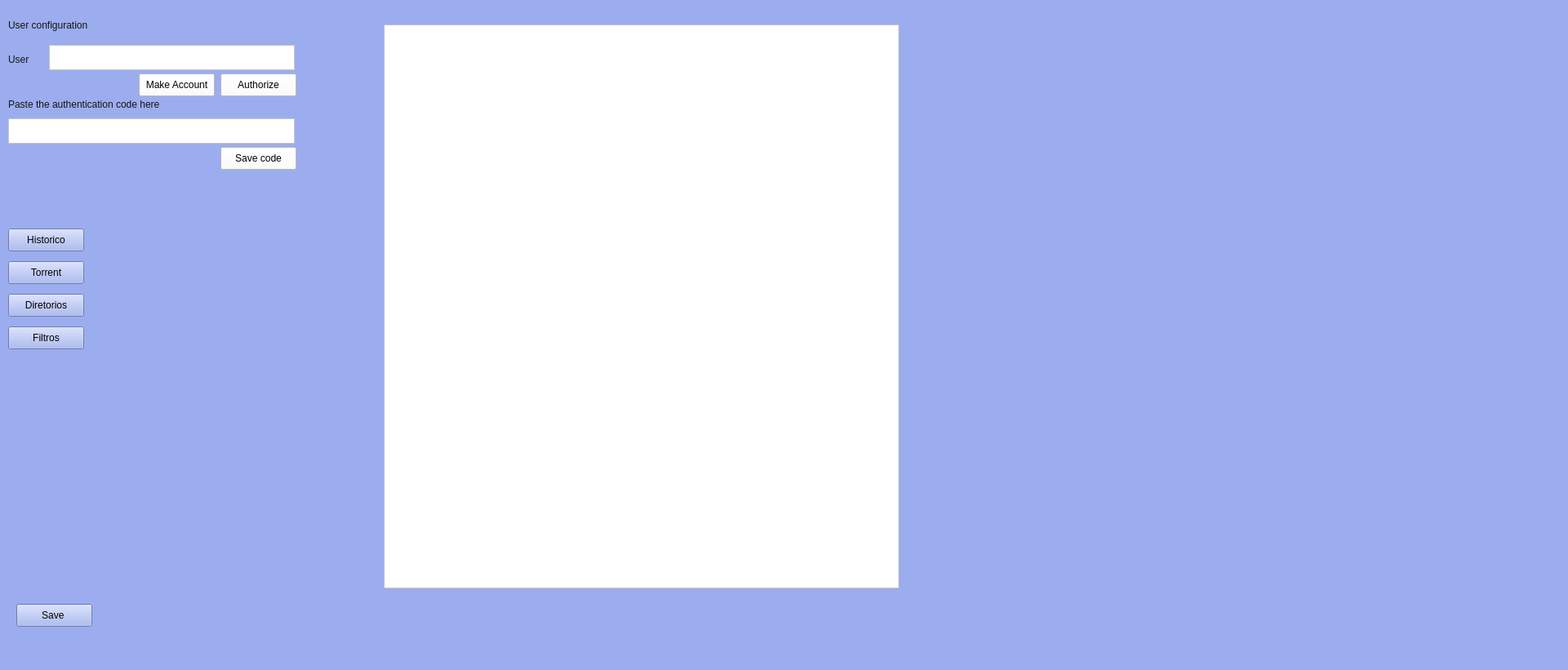
<?xml version="1.0" encoding="UTF-8"?>
<ui version="4.0">
 <class>janeladeconfig</class>
 <widget class="QWidget" name="janeladeconfig">
  <property name="geometry">
   <rect>
    <x>0</x>
    <y>0</y>
    <width>1920</width>
    <height>821</height>
   </rect>
  </property>
  <property name="windowTitle">
   <string>Form</string>
  </property>
  <property name="styleSheet">
   <string notr="true">background:rgb(156,173,239);</string>
  </property>
  <widget class="QPushButton" name="botaoAutorizarUser">
   <property name="geometry">
    <rect>
     <x>270</x>
     <y>90</y>
     <width>93</width>
     <height>28</height>
    </rect>
   </property>
   <property name="styleSheet">
    <string notr="true">background-color: white;</string>
   </property>
   <property name="text">
    <string>Authorize</string>
   </property>
  </widget>
  <widget class="QLabel" name="label">
   <property name="geometry">
    <rect>
     <x>10</x>
     <y>65</y>
     <width>55</width>
     <height>16</height>
    </rect>
   </property>
   <property name="styleSheet">
    <string notr="true">background: transparent;
font: 75 10pt &quot;MS Shell Dlg 2&quot;;
color: rgb(20, 20, 20);</string>
   </property>
   <property name="text">
    <string>User</string>
   </property>
  </widget>
  <widget class="QPlainTextEdit" name="textoUser">
   <property name="geometry">
    <rect>
     <x>60</x>
     <y>55</y>
     <width>301</width>
     <height>31</height>
    </rect>
   </property>
   <property name="styleSheet">
    <string notr="true">background: white;</string>
   </property>
  </widget>
  <widget class="QPushButton" name="pushButton_2">
   <property name="geometry">
    <rect>
     <x>170</x>
     <y>90</y>
     <width>93</width>
     <height>28</height>
    </rect>
   </property>
   <property name="styleSheet">
    <string notr="true">background-color: white;
</string>
   </property>
   <property name="text">
    <string>Make Account</string>
   </property>
  </widget>
  <widget class="QLabel" name="labelCodigoAutenticar">
   <property name="geometry">
    <rect>
     <x>10</x>
     <y>120</y>
     <width>351</width>
     <height>16</height>
    </rect>
   </property>
   <property name="styleSheet">
    <string notr="true">background: transparent;
font: 75 10pt &quot;MS Shell Dlg 2&quot;;
color: rgb(20, 20, 20);</string>
   </property>
   <property name="text">
    <string>Paste the authentication code here</string>
   </property>
  </widget>
  <widget class="QPlainTextEdit" name="textoCodigoAutorizacao">
   <property name="geometry">
    <rect>
     <x>10</x>
     <y>145</y>
     <width>351</width>
     <height>31</height>
    </rect>
   </property>
   <property name="styleSheet">
    <string notr="true">background: white;</string>
   </property>
  </widget>
  <widget class="QPushButton" name="botaoSalvarCodigo">
   <property name="geometry">
    <rect>
     <x>270</x>
     <y>180</y>
     <width>93</width>
     <height>28</height>
    </rect>
   </property>
   <property name="styleSheet">
    <string notr="true">background-color: white;
</string>
   </property>
   <property name="text">
    <string>Save code</string>
   </property>
  </widget>
  <widget class="QLabel" name="label_19">
   <property name="geometry">
    <rect>
     <x>10</x>
     <y>20</y>
     <width>161</width>
     <height>21</height>
    </rect>
   </property>
   <property name="styleSheet">
    <string notr="true">background: transparent;
font: 75 10pt &quot;MS Shell Dlg 2&quot;;
color: rgb(20, 20, 20);</string>
   </property>
   <property name="text">
    <string>User configuration</string>
   </property>
  </widget>
  <widget class="QLabel" name="label_21">
   <property name="geometry">
    <rect>
     <x>1140</x>
     <y>10</y>
     <width>261</width>
     <height>21</height>
    </rect>
   </property>
   <property name="styleSheet">
    <string notr="true">background: transparent;
font: 75 10pt &quot;MS Shell Dlg 2&quot;;
color: rgb(20, 20, 20);</string>
   </property>
   <property name="text">
    <string>Anime download configuration</string>
   </property>
  </widget>
  <widget class="QStackedWidget" name="janelaRotativa">
   <property name="geometry">
    <rect>
     <x>460</x>
     <y>0</y>
     <width>1021</width>
     <height>831</height>
    </rect>
   </property>
   <property name="currentIndex">
    <number>1</number>
   </property>
   <widget class="QWidget" name="prefTorrent">
    <widget class="QLabel" name="label_20">
     <property name="geometry">
      <rect>
       <x>20</x>
       <y>60</y>
       <width>161</width>
       <height>21</height>
      </rect>
     </property>
     <property name="styleSheet">
      <string notr="true">background: transparent;
font: 75 10pt &quot;MS Shell Dlg 2&quot;;
color: rgb(20, 20, 20);</string>
     </property>
     <property name="text">
      <string>Torrent configuration</string>
     </property>
    </widget>
    <widget class="QLabel" name="label_14">
     <property name="geometry">
      <rect>
       <x>20</x>
       <y>475</y>
       <width>161</width>
       <height>16</height>
      </rect>
     </property>
     <property name="styleSheet">
      <string notr="true">background: transparent;
font: 75 10pt &quot;MS Shell Dlg 2&quot;;
color: rgb(20, 20, 20);</string>
     </property>
     <property name="text">
      <string>Prefered sub</string>
     </property>
    </widget>
    <widget class="QLabel" name="label_9">
     <property name="geometry">
      <rect>
       <x>20</x>
       <y>150</y>
       <width>251</width>
       <height>16</height>
      </rect>
     </property>
     <property name="styleSheet">
      <string notr="true">background: transparent;
font: 75 10pt &quot;MS Shell Dlg 2&quot;;
color: rgb(20, 20, 20);</string>
     </property>
     <property name="text">
      <string>Download torrents automatically</string>
     </property>
    </widget>
    <widget class="QLabel" name="label_16">
     <property name="geometry">
      <rect>
       <x>20</x>
       <y>610</y>
       <width>161</width>
       <height>16</height>
      </rect>
     </property>
     <property name="styleSheet">
      <string notr="true">background: transparent;
font: 75 10pt &quot;MS Shell Dlg 2&quot;;
color: rgb(20, 20, 20);</string>
     </property>
     <property name="text">
      <string>Anime torrent feed</string>
     </property>
    </widget>
    <widget class="QPlainTextEdit" name="textoTorrentFeed">
     <property name="geometry">
      <rect>
       <x>20</x>
       <y>640</y>
       <width>401</width>
       <height>31</height>
      </rect>
     </property>
     <property name="styleSheet">
      <string notr="true">background: white;</string>
     </property>
     <property name="plainText">
      <string>https://www.tokyotosho.info/rss.php?filter=1,11&amp;zwnj=0</string>
     </property>
    </widget>
    <widget class="QPushButton" name="botaoSelecionarPastaDownload">
     <property name="geometry">
      <rect>
       <x>700</x>
       <y>320</y>
       <width>93</width>
       <height>28</height>
      </rect>
     </property>
     <property name="text">
      <string>Select folder</string>
     </property>
    </widget>
    <widget class="QLabel" name="label_17">
     <property name="geometry">
      <rect>
       <x>20</x>
       <y>680</y>
       <width>291</width>
       <height>16</height>
      </rect>
     </property>
     <property name="styleSheet">
      <string notr="true">background: transparent;
font: 75 10pt &quot;MS Shell Dlg 2&quot;;
color: rgb(20, 20, 20);</string>
     </property>
     <property name="text">
      <string>Specific anime torrent feed</string>
     </property>
    </widget>
    <widget class="QLabel" name="label_7">
     <property name="geometry">
      <rect>
       <x>20</x>
       <y>95</y>
       <width>161</width>
       <height>16</height>
      </rect>
     </property>
     <property name="styleSheet">
      <string notr="true">background: transparent;
font: 75 10pt &quot;MS Shell Dlg 2&quot;;
color: rgb(20, 20, 20);</string>
     </property>
     <property name="text">
      <string>Prefered torrent</string>
     </property>
    </widget>
    <widget class="QFrame" name="frameDownloadListas">
     <property name="geometry">
      <rect>
       <x>20</x>
       <y>390</y>
       <width>401</width>
       <height>80</height>
      </rect>
     </property>
     <property name="frameShape">
      <enum>QFrame::StyledPanel</enum>
     </property>
     <property name="frameShadow">
      <enum>QFrame::Raised</enum>
     </property>
     <widget class="QCheckBox" name="checkWatching">
      <property name="geometry">
       <rect>
        <x>0</x>
        <y>10</y>
        <width>81</width>
        <height>20</height>
       </rect>
      </property>
      <property name="text">
       <string>Watching</string>
      </property>
     </widget>
     <widget class="QCheckBox" name="checkPlanToWatch">
      <property name="geometry">
       <rect>
        <x>0</x>
        <y>40</y>
        <width>111</width>
        <height>20</height>
       </rect>
      </property>
      <property name="text">
       <string>Plan to Watch</string>
      </property>
     </widget>
     <widget class="QCheckBox" name="checkDropped">
      <property name="geometry">
       <rect>
        <x>130</x>
        <y>10</y>
        <width>81</width>
        <height>20</height>
       </rect>
      </property>
      <property name="text">
       <string>Dropped</string>
      </property>
     </widget>
     <widget class="QCheckBox" name="checkOnHold">
      <property name="geometry">
       <rect>
        <x>130</x>
        <y>40</y>
        <width>81</width>
        <height>20</height>
       </rect>
      </property>
      <property name="text">
       <string>On Hold</string>
      </property>
     </widget>
    </widget>
    <widget class="QFrame" name="frameDownloadAutomatico">
     <property name="geometry">
      <rect>
       <x>20</x>
       <y>170</y>
       <width>241</width>
       <height>41</height>
      </rect>
     </property>
     <property name="frameShape">
      <enum>QFrame::StyledPanel</enum>
     </property>
     <property name="frameShadow">
      <enum>QFrame::Raised</enum>
     </property>
     <widget class="QRadioButton" name="radioYesDownload">
      <property name="geometry">
       <rect>
        <x>0</x>
        <y>10</y>
        <width>95</width>
        <height>20</height>
       </rect>
      </property>
      <property name="text">
       <string>Yes</string>
      </property>
     </widget>
     <widget class="QRadioButton" name="radioNoDownload">
      <property name="geometry">
       <rect>
        <x>70</x>
        <y>10</y>
        <width>95</width>
        <height>20</height>
       </rect>
      </property>
      <property name="text">
       <string>No</string>
      </property>
     </widget>
    </widget>
    <widget class="QLabel" name="label_15">
     <property name="geometry">
      <rect>
       <x>20</x>
       <y>545</y>
       <width>161</width>
       <height>21</height>
      </rect>
     </property>
     <property name="styleSheet">
      <string notr="true">background: transparent;
font: 75 10pt &quot;MS Shell Dlg 2&quot;;
color: rgb(20, 20, 20);</string>
     </property>
     <property name="text">
      <string>Prefered quality</string>
     </property>
    </widget>
    <widget class="QPlainTextEdit" name="textoSubPreferido">
     <property name="geometry">
      <rect>
       <x>20</x>
       <y>505</y>
       <width>301</width>
       <height>31</height>
      </rect>
     </property>
     <property name="styleSheet">
      <string notr="true">background: white;</string>
     </property>
    </widget>
    <widget class="QLabel" name="label_11">
     <property name="geometry">
      <rect>
       <x>80</x>
       <y>240</y>
       <width>161</width>
       <height>16</height>
      </rect>
     </property>
     <property name="styleSheet">
      <string notr="true">background: transparent;
font: 75 10pt &quot;MS Shell Dlg 2&quot;;
color: rgb(20, 20, 20);</string>
     </property>
     <property name="text">
      <string>minutes</string>
     </property>
    </widget>
    <widget class="QLabel" name="label_13">
     <property name="geometry">
      <rect>
       <x>20</x>
       <y>360</y>
       <width>221</width>
       <height>16</height>
      </rect>
     </property>
     <property name="styleSheet">
      <string notr="true">background: transparent;
font: 75 10pt &quot;MS Shell Dlg 2&quot;;
color: rgb(20, 20, 20);</string>
     </property>
     <property name="text">
      <string>Download animes from list</string>
     </property>
    </widget>
    <widget class="QPlainTextEdit" name="textoSalvaTorrents">
     <property name="geometry">
      <rect>
       <x>20</x>
       <y>310</y>
       <width>301</width>
       <height>31</height>
      </rect>
     </property>
     <property name="styleSheet">
      <string notr="true">background: white;</string>
     </property>
    </widget>
    <widget class="QComboBox" name="boxTorrentEscolhido">
     <property name="geometry">
      <rect>
       <x>20</x>
       <y>120</y>
       <width>161</width>
       <height>22</height>
      </rect>
     </property>
     <property name="styleSheet">
      <string notr="true">background-color: white;</string>
     </property>
     <item>
      <property name="text">
       <string>uTorrent</string>
      </property>
     </item>
     <item>
      <property name="text">
       <string>qBittorrent</string>
      </property>
     </item>
    </widget>
    <widget class="QLabel" name="label_10">
     <property name="geometry">
      <rect>
       <x>20</x>
       <y>210</y>
       <width>201</width>
       <height>16</height>
      </rect>
     </property>
     <property name="styleSheet">
      <string notr="true">background: transparent;
font: 75 10pt &quot;MS Shell Dlg 2&quot;;
color: rgb(20, 20, 20);</string>
     </property>
     <property name="text">
      <string>Download torrents after</string>
     </property>
    </widget>
    <widget class="QLabel" name="label_12">
     <property name="geometry">
      <rect>
       <x>20</x>
       <y>280</y>
       <width>161</width>
       <height>16</height>
      </rect>
     </property>
     <property name="styleSheet">
      <string notr="true">background: transparent;
font: 75 10pt &quot;MS Shell Dlg 2&quot;;
color: rgb(20, 20, 20);</string>
     </property>
     <property name="text">
      <string>Save animes at</string>
     </property>
    </widget>
    <widget class="QComboBox" name="boxQualidadeEscolhida">
     <property name="geometry">
      <rect>
       <x>20</x>
       <y>570</y>
       <width>301</width>
       <height>22</height>
      </rect>
     </property>
     <property name="styleSheet">
      <string notr="true">background-color: white;</string>
     </property>
     <item>
      <property name="text">
       <string>1080p</string>
      </property>
     </item>
     <item>
      <property name="text">
       <string>720p</string>
      </property>
     </item>
     <item>
      <property name="text">
       <string>480p</string>
      </property>
     </item>
     <item>
      <property name="text">
       <string>400p</string>
      </property>
     </item>
    </widget>
    <widget class="QPlainTextEdit" name="textoTorrentFeedEspecifico">
     <property name="geometry">
      <rect>
       <x>20</x>
       <y>710</y>
       <width>401</width>
       <height>31</height>
      </rect>
     </property>
     <property name="styleSheet">
      <string notr="true">background: white;</string>
     </property>
     <property name="plainText">
      <string>https://nyaa.si/?page=rss&amp;c=1_2&amp;f=0&amp;q=%title%</string>
     </property>
    </widget>
    <widget class="QPlainTextEdit" name="textoTempoDownloadAutomatico">
     <property name="geometry">
      <rect>
       <x>20</x>
       <y>230</y>
       <width>51</width>
       <height>31</height>
      </rect>
     </property>
     <property name="styleSheet">
      <string notr="true">background: white;</string>
     </property>
     <property name="plainText">
      <string>10</string>
     </property>
    </widget>
   </widget>
   <widget class="QWidget" name="prefHistorico">
    <widget class="QListWidget" name="tabelaHistorico">
     <property name="geometry">
      <rect>
       <x>10</x>
       <y>30</y>
       <width>631</width>
       <height>691</height>
      </rect>
     </property>
     <property name="styleSheet">
      <string notr="true">background: white;</string>
     </property>
    </widget>
   </widget>
   <widget class="QWidget" name="preDiretorios">
    <widget class="QPushButton" name="botaoRemover">
     <property name="geometry">
      <rect>
       <x>170</x>
       <y>250</y>
       <width>93</width>
       <height>28</height>
      </rect>
     </property>
     <property name="styleSheet">
      <string notr="true">background-color: white;</string>
     </property>
     <property name="text">
      <string>Remove</string>
     </property>
    </widget>
    <widget class="QLabel" name="label_5">
     <property name="geometry">
      <rect>
       <x>10</x>
       <y>415</y>
       <width>181</width>
       <height>21</height>
      </rect>
     </property>
     <property name="styleSheet">
      <string notr="true">background: transparent;
font: 75 10pt &quot;MS Shell Dlg 2&quot;;
color: rgb(20, 20, 20);</string>
     </property>
     <property name="text">
      <string>Use low quality images</string>
     </property>
    </widget>
    <widget class="QLabel" name="label_4">
     <property name="geometry">
      <rect>
       <x>10</x>
       <y>310</y>
       <width>161</width>
       <height>16</height>
      </rect>
     </property>
     <property name="styleSheet">
      <string notr="true">background: transparent;
font: 75 10pt &quot;MS Shell Dlg 2&quot;;
color: rgb(20, 20, 20);</string>
     </property>
     <property name="text">
      <string>Detection</string>
     </property>
    </widget>
    <widget class="QListWidget" name="tabelaDiretorios">
     <property name="geometry">
      <rect>
       <x>10</x>
       <y>55</y>
       <width>351</width>
       <height>192</height>
      </rect>
     </property>
     <property name="styleSheet">
      <string notr="true">background: white;</string>
     </property>
    </widget>
    <widget class="QFrame" name="frameDetection">
     <property name="geometry">
      <rect>
       <x>10</x>
       <y>340</y>
       <width>351</width>
       <height>80</height>
      </rect>
     </property>
     <property name="frameShape">
      <enum>QFrame::StyledPanel</enum>
     </property>
     <property name="frameShadow">
      <enum>QFrame::Raised</enum>
     </property>
     <widget class="QCheckBox" name="checkMediaPlayers">
      <property name="geometry">
       <rect>
        <x>0</x>
        <y>10</y>
        <width>131</width>
        <height>20</height>
       </rect>
      </property>
      <property name="text">
       <string>Media Players</string>
      </property>
     </widget>
     <widget class="QCheckBox" name="checkStream">
      <property name="geometry">
       <rect>
        <x>0</x>
        <y>40</y>
        <width>81</width>
        <height>20</height>
       </rect>
      </property>
      <property name="text">
       <string>Streams</string>
      </property>
     </widget>
    </widget>
    <widget class="QFrame" name="frameLowQualityImages">
     <property name="geometry">
      <rect>
       <x>10</x>
       <y>445</y>
       <width>171</width>
       <height>80</height>
      </rect>
     </property>
     <property name="frameShape">
      <enum>QFrame::StyledPanel</enum>
     </property>
     <property name="frameShadow">
      <enum>QFrame::Raised</enum>
     </property>
     <widget class="QRadioButton" name="radioYesQualidade">
      <property name="geometry">
       <rect>
        <x>0</x>
        <y>0</y>
        <width>95</width>
        <height>20</height>
       </rect>
      </property>
      <property name="text">
       <string>Yes</string>
      </property>
     </widget>
     <widget class="QRadioButton" name="radioNoQualidade">
      <property name="geometry">
       <rect>
        <x>0</x>
        <y>30</y>
        <width>95</width>
        <height>20</height>
       </rect>
      </property>
      <property name="text">
       <string>No</string>
      </property>
     </widget>
    </widget>
    <widget class="QLabel" name="label_3">
     <property name="geometry">
      <rect>
       <x>10</x>
       <y>280</y>
       <width>271</width>
       <height>16</height>
      </rect>
     </property>
     <property name="styleSheet">
      <string notr="true">background: transparent;
font: 75 10pt &quot;MS Shell Dlg 2&quot;;
color: rgb(20, 20, 20);</string>
     </property>
     <property name="text">
      <string>Subdirectories will also be searched</string>
     </property>
    </widget>
    <widget class="QLabel" name="label_6">
     <property name="geometry">
      <rect>
       <x>200</x>
       <y>440</y>
       <width>191</width>
       <height>61</height>
      </rect>
     </property>
     <property name="styleSheet">
      <string notr="true">background: transparent;
font: 75 10pt &quot;MS Shell Dlg 2&quot;;
color: rgb(20, 20, 20);</string>
     </property>
     <property name="text">
      <string>This option makes the software faster on low-end computers or for those who have a slow internet connection</string>
     </property>
     <property name="wordWrap">
      <bool>true</bool>
     </property>
    </widget>
    <widget class="QLabel" name="label_2">
     <property name="geometry">
      <rect>
       <x>10</x>
       <y>25</y>
       <width>161</width>
       <height>16</height>
      </rect>
     </property>
     <property name="styleSheet">
      <string notr="true">background: transparent;
font: 75 10pt &quot;MS Shell Dlg 2&quot;;
color: rgb(20, 20, 20);</string>
     </property>
     <property name="text">
      <string>Anime directory</string>
     </property>
    </widget>
    <widget class="QPushButton" name="botaoAdicionar">
     <property name="geometry">
      <rect>
       <x>270</x>
       <y>250</y>
       <width>93</width>
       <height>28</height>
      </rect>
     </property>
     <property name="styleSheet">
      <string notr="true">background-color: white;</string>
     </property>
     <property name="text">
      <string>Add</string>
     </property>
    </widget>
    <widget class="QFrame" name="frameplayers">
     <property name="geometry">
      <rect>
       <x>380</x>
       <y>70</y>
       <width>441</width>
       <height>191</height>
      </rect>
     </property>
     <property name="frameShape">
      <enum>QFrame::StyledPanel</enum>
     </property>
     <property name="frameShadow">
      <enum>QFrame::Raised</enum>
     </property>
     <widget class="QCheckBox" name="boxReconhecimento01">
      <property name="geometry">
       <rect>
        <x>20</x>
        <y>0</y>
        <width>81</width>
        <height>20</height>
       </rect>
      </property>
      <property name="text">
       <string>Crunchyroll</string>
      </property>
     </widget>
     <widget class="QCheckBox" name="boxReconhecimento02">
      <property name="geometry">
       <rect>
        <x>20</x>
        <y>30</y>
        <width>81</width>
        <height>20</height>
       </rect>
      </property>
      <property name="text">
       <string>AnimeLab</string>
      </property>
     </widget>
     <widget class="QCheckBox" name="boxReconhecimento03">
      <property name="geometry">
       <rect>
        <x>20</x>
        <y>50</y>
        <width>81</width>
        <height>20</height>
       </rect>
      </property>
      <property name="text">
       <string>Funimation</string>
      </property>
     </widget>
     <widget class="QCheckBox" name="boxReconhecimento04">
      <property name="geometry">
       <rect>
        <x>20</x>
        <y>80</y>
        <width>81</width>
        <height>20</height>
       </rect>
      </property>
      <property name="text">
       <string>Hulu</string>
      </property>
     </widget>
     <widget class="QCheckBox" name="boxReconhecimento05">
      <property name="geometry">
       <rect>
        <x>20</x>
        <y>100</y>
        <width>81</width>
        <height>20</height>
       </rect>
      </property>
      <property name="text">
       <string>VRV</string>
      </property>
     </widget>
     <widget class="QCheckBox" name="boxReconhecimento06">
      <property name="geometry">
       <rect>
        <x>20</x>
        <y>119</y>
        <width>81</width>
        <height>21</height>
       </rect>
      </property>
      <property name="text">
       <string>Netflix</string>
      </property>
     </widget>
     <widget class="QCheckBox" name="boxReconhecimento11">
      <property name="geometry">
       <rect>
        <x>130</x>
        <y>90</y>
        <width>81</width>
        <height>20</height>
       </rect>
      </property>
      <property name="text">
       <string>mpv</string>
      </property>
     </widget>
     <widget class="QCheckBox" name="boxReconhecimento12">
      <property name="geometry">
       <rect>
        <x>130</x>
        <y>120</y>
        <width>81</width>
        <height>20</height>
       </rect>
      </property>
      <property name="text">
       <string>VLC media player</string>
      </property>
     </widget>
     <widget class="QCheckBox" name="boxReconhecimento07">
      <property name="geometry">
       <rect>
        <x>130</x>
        <y>0</y>
        <width>81</width>
        <height>20</height>
       </rect>
      </property>
      <property name="text">
       <string>Baka MPlayer</string>
      </property>
     </widget>
     <widget class="QCheckBox" name="boxReconhecimento08">
      <property name="geometry">
       <rect>
        <x>130</x>
        <y>30</y>
        <width>81</width>
        <height>20</height>
       </rect>
      </property>
      <property name="text">
       <string>BS.Player</string>
      </property>
     </widget>
     <widget class="QCheckBox" name="boxReconhecimento09">
      <property name="geometry">
       <rect>
        <x>130</x>
        <y>50</y>
        <width>81</width>
        <height>21</height>
       </rect>
      </property>
      <property name="text">
       <string>DivX Player</string>
      </property>
     </widget>
     <widget class="QCheckBox" name="boxReconhecimento10">
      <property name="geometry">
       <rect>
        <x>130</x>
        <y>70</y>
        <width>81</width>
        <height>20</height>
       </rect>
      </property>
      <property name="text">
       <string>Media Player Classic</string>
      </property>
     </widget>
     <widget class="QCheckBox" name="boxReconhecimento18">
      <property name="geometry">
       <rect>
        <x>220</x>
        <y>120</y>
        <width>81</width>
        <height>20</height>
       </rect>
      </property>
      <property name="text">
       <string>whatisthisthing</string>
      </property>
     </widget>
     <widget class="QCheckBox" name="boxReconhecimento14">
      <property name="geometry">
       <rect>
        <x>220</x>
        <y>30</y>
        <width>81</width>
        <height>20</height>
       </rect>
      </property>
      <property name="text">
       <string>Winamp</string>
      </property>
     </widget>
     <widget class="QCheckBox" name="boxReconhecimento16">
      <property name="geometry">
       <rect>
        <x>220</x>
        <y>70</y>
        <width>81</width>
        <height>20</height>
       </rect>
      </property>
      <property name="text">
       <string>KissAnime</string>
      </property>
     </widget>
     <widget class="QCheckBox" name="boxReconhecimento15">
      <property name="geometry">
       <rect>
        <x>220</x>
        <y>50</y>
        <width>81</width>
        <height>21</height>
       </rect>
      </property>
      <property name="text">
       <string>Windows Media Player</string>
      </property>
     </widget>
     <widget class="QCheckBox" name="boxReconhecimento17">
      <property name="geometry">
       <rect>
        <x>220</x>
        <y>90</y>
        <width>81</width>
        <height>20</height>
       </rect>
      </property>
      <property name="text">
       <string>CRUnchyyyrolll</string>
      </property>
     </widget>
     <widget class="QCheckBox" name="boxReconhecimento13">
      <property name="geometry">
       <rect>
        <x>220</x>
        <y>0</y>
        <width>81</width>
        <height>20</height>
       </rect>
      </property>
      <property name="text">
       <string>WebTorrent Desktop</string>
      </property>
     </widget>
    </widget>
   </widget>
   <widget class="QWidget" name="preFiltros">
    <widget class="QTableWidget" name="tabelaFiltros">
     <property name="geometry">
      <rect>
       <x>530</x>
       <y>-10</y>
       <width>421</width>
       <height>411</height>
      </rect>
     </property>
     <property name="styleSheet">
      <string notr="true">background: white;</string>
     </property>
     <column>
      <property name="text">
       <string>index</string>
      </property>
     </column>
     <column>
      <property name="text">
       <string>Nome</string>
      </property>
     </column>
    </widget>
    <widget class="QPushButton" name="botaoOk">
     <property name="geometry">
      <rect>
       <x>430</x>
       <y>340</y>
       <width>93</width>
       <height>28</height>
      </rect>
     </property>
     <property name="text">
      <string>ok</string>
     </property>
    </widget>
    <widget class="QPushButton" name="botaoOnHold">
     <property name="geometry">
      <rect>
       <x>190</x>
       <y>400</y>
       <width>93</width>
       <height>28</height>
      </rect>
     </property>
     <property name="text">
      <string>On Hold</string>
     </property>
    </widget>
    <widget class="QPlainTextEdit" name="boxFiltroEspecifico">
     <property name="geometry">
      <rect>
       <x>240</x>
       <y>360</y>
       <width>191</width>
       <height>31</height>
      </rect>
     </property>
     <property name="styleSheet">
      <string notr="true">background: white;</string>
     </property>
    </widget>
    <widget class="QPushButton" name="botaoFiltroRemove">
     <property name="geometry">
      <rect>
       <x>330</x>
       <y>300</y>
       <width>93</width>
       <height>28</height>
      </rect>
     </property>
     <property name="text">
      <string>Remove</string>
     </property>
    </widget>
    <widget class="QLabel" name="label_18">
     <property name="geometry">
      <rect>
       <x>210</x>
       <y>0</y>
       <width>321</width>
       <height>31</height>
      </rect>
     </property>
     <property name="text">
      <string>Rules</string>
     </property>
    </widget>
    <widget class="QPushButton" name="botaoCheck">
     <property name="geometry">
      <rect>
       <x>160</x>
       <y>430</y>
       <width>93</width>
       <height>28</height>
      </rect>
     </property>
     <property name="text">
      <string>Check</string>
     </property>
    </widget>
    <widget class="QPushButton" name="botaoDropped">
     <property name="geometry">
      <rect>
       <x>290</x>
       <y>400</y>
       <width>93</width>
       <height>28</height>
      </rect>
     </property>
     <property name="text">
      <string>Dropped</string>
     </property>
    </widget>
    <widget class="QPushButton" name="botaoInserirAnime">
     <property name="geometry">
      <rect>
       <x>430</x>
       <y>580</y>
       <width>93</width>
       <height>28</height>
      </rect>
     </property>
     <property name="text">
      <string>Inserir</string>
     </property>
    </widget>
    <widget class="QPushButton" name="botaoCompleted">
     <property name="geometry">
      <rect>
       <x>90</x>
       <y>400</y>
       <width>93</width>
       <height>28</height>
      </rect>
     </property>
     <property name="text">
      <string>Complete</string>
     </property>
    </widget>
    <widget class="QComboBox" name="boxListaFiltros">
     <property name="geometry">
      <rect>
       <x>-10</x>
       <y>361</y>
       <width>241</width>
       <height>31</height>
      </rect>
     </property>
     <property name="styleSheet">
      <string notr="true">background-color: white;</string>
     </property>
     <item>
      <property name="text">
       <string>Prefer fansub</string>
      </property>
     </item>
     <item>
      <property name="text">
       <string>Prefer resolution</string>
      </property>
     </item>
     <item>
      <property name="text">
       <string>Prefer language</string>
      </property>
     </item>
     <item>
      <property name="text">
       <string>Download anime from list</string>
      </property>
     </item>
     <item>
      <property name="text">
       <string>Have keyword in description</string>
      </property>
     </item>
     <item>
      <property name="text">
       <string>Do not choose fansub</string>
      </property>
     </item>
     <item>
      <property name="text">
       <string>Do not choose reslution</string>
      </property>
     </item>
     <item>
      <property name="text">
       <string>Do not choose language</string>
      </property>
     </item>
     <item>
      <property name="text">
       <string>Do not download from list</string>
      </property>
     </item>
     <item>
      <property name="text">
       <string>Do not have keywork in description</string>
      </property>
     </item>
    </widget>
    <widget class="QPlainTextEdit" name="boxNomeFiltro">
     <property name="geometry">
      <rect>
       <x>-10</x>
       <y>320</y>
       <width>241</width>
       <height>31</height>
      </rect>
     </property>
     <property name="styleSheet">
      <string notr="true">background: white;</string>
     </property>
    </widget>
    <widget class="QTableWidget" name="tabelaAnimesSelecionados">
     <property name="geometry">
      <rect>
       <x>510</x>
       <y>480</y>
       <width>451</width>
       <height>301</height>
      </rect>
     </property>
     <property name="styleSheet">
      <string notr="true">background: white;</string>
     </property>
     <column>
      <property name="text">
       <string>Anime</string>
      </property>
     </column>
     <column>
      <property name="text">
       <string>id</string>
      </property>
     </column>
     <column>
      <property name="text">
       <string>watching</string>
      </property>
     </column>
     <column>
      <property name="text">
       <string>completed</string>
      </property>
     </column>
     <column>
      <property name="text">
       <string>onhold</string>
      </property>
     </column>
     <column>
      <property name="text">
       <string>dropped</string>
      </property>
     </column>
     <column>
      <property name="text">
       <string>plantowatch</string>
      </property>
     </column>
    </widget>
    <widget class="QPushButton" name="botaoPlanToWatch">
     <property name="geometry">
      <rect>
       <x>390</x>
       <y>400</y>
       <width>93</width>
       <height>28</height>
      </rect>
     </property>
     <property name="text">
      <string>Plan to Watch</string>
     </property>
    </widget>
    <widget class="QPushButton" name="botaoEnableDisable">
     <property name="geometry">
      <rect>
       <x>60</x>
       <y>430</y>
       <width>93</width>
       <height>28</height>
      </rect>
     </property>
     <property name="text">
      <string>EnableDisable</string>
     </property>
    </widget>
    <widget class="QTableWidget" name="tabelaAnimes">
     <property name="geometry">
      <rect>
       <x>-10</x>
       <y>480</y>
       <width>451</width>
       <height>301</height>
      </rect>
     </property>
     <property name="font">
      <font>
       <family>Segoe UI</family>
      </font>
     </property>
     <property name="styleSheet">
      <string notr="true">background: white;</string>
     </property>
     <column>
      <property name="text">
       <string>Anime</string>
      </property>
     </column>
     <column>
      <property name="text">
       <string>id</string>
      </property>
     </column>
     <column>
      <property name="text">
       <string>watching</string>
      </property>
     </column>
     <column>
      <property name="text">
       <string>completed</string>
      </property>
     </column>
     <column>
      <property name="text">
       <string>onhold</string>
      </property>
     </column>
     <column>
      <property name="text">
       <string>dropped</string>
      </property>
     </column>
     <column>
      <property name="text">
       <string>plantowatch</string>
      </property>
     </column>
    </widget>
    <widget class="QPushButton" name="botaoRemoverAnime">
     <property name="geometry">
      <rect>
       <x>430</x>
       <y>610</y>
       <width>93</width>
       <height>28</height>
      </rect>
     </property>
     <property name="text">
      <string>Remover</string>
     </property>
    </widget>
    <widget class="QPushButton" name="botaoFiltroAdd">
     <property name="geometry">
      <rect>
       <x>430</x>
       <y>300</y>
       <width>93</width>
       <height>28</height>
      </rect>
     </property>
     <property name="text">
      <string>Add</string>
     </property>
    </widget>
    <widget class="QPushButton" name="botaoWatching">
     <property name="geometry">
      <rect>
       <x>-10</x>
       <y>400</y>
       <width>93</width>
       <height>28</height>
      </rect>
     </property>
     <property name="text">
      <string>Watching</string>
     </property>
    </widget>
   </widget>
  </widget>
  <widget class="QPushButton" name="botaoSalvar">
   <property name="geometry">
    <rect>
     <x>20</x>
     <y>740</y>
     <width>93</width>
     <height>28</height>
    </rect>
   </property>
   <property name="text">
    <string>Save </string>
   </property>
  </widget>
  <widget class="QPushButton" name="botaoHistorico">
   <property name="geometry">
    <rect>
     <x>10</x>
     <y>280</y>
     <width>93</width>
     <height>28</height>
    </rect>
   </property>
   <property name="text">
    <string>Historico</string>
   </property>
  </widget>
  <widget class="QPushButton" name="botaoprefTorrent">
   <property name="geometry">
    <rect>
     <x>10</x>
     <y>320</y>
     <width>93</width>
     <height>28</height>
    </rect>
   </property>
   <property name="text">
    <string>Torrent</string>
   </property>
  </widget>
  <widget class="QPushButton" name="botaoprefDiretorios">
   <property name="geometry">
    <rect>
     <x>10</x>
     <y>360</y>
     <width>93</width>
     <height>28</height>
    </rect>
   </property>
   <property name="text">
    <string>Diretorios</string>
   </property>
  </widget>
  <widget class="QPushButton" name="botaoprefFiltros">
   <property name="geometry">
    <rect>
     <x>10</x>
     <y>400</y>
     <width>93</width>
     <height>28</height>
    </rect>
   </property>
   <property name="text">
    <string>Filtros</string>
   </property>
  </widget>
 </widget>
 <resources/>
 <connections/>
</ui>
